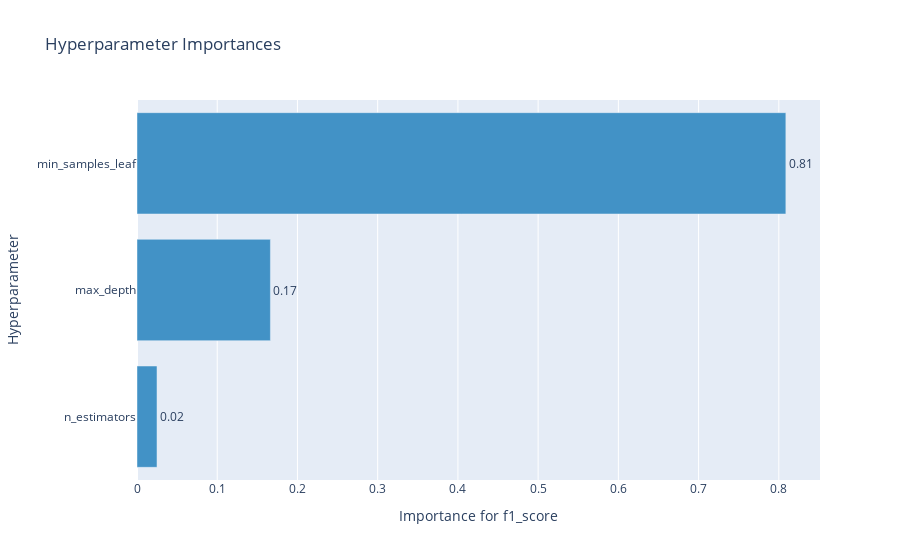

Notebook code cell kept with this figure:
### Markdown cell above
График важности гиперпараметров - помогает понять, какие гиперпараметры вносят больший вклад в минимизацию/максимизацию метрики.

### Code cell
optuna.visualization.plot_param_importances(study, target_name="f1_score")

### Figure 1 — Plotly figure (JSON) as saved in the notebook; plotly's stock layout.template omitted (floating-point values rounded to 4 significant figures)
{"data": [{"cliponaxis": false, "hovertemplate": ["n_estimators (IntUniformDistribution): 0.024947719116772737<extra></extra>", "max_depth (IntUniformDistribution): 0.16627892365672695<extra></extra>", "min_samples_leaf (IntUniformDistribution): 0.8087733572265003<extra></extra>"], "marker": {"color": "rgb(66,146,198)"}, "orientation": "h", "text": ["0.024947719116772737", "0.16627892365672695", "0.8087733572265003"], "textposition": "outside", "texttemplate": "%{text:.2f}", "type": "bar", "x": [0.02495, 0.1663, 0.8088], "y": ["n_estimators", "max_depth", "min_samples_leaf"]}], "layout": {"showlegend": false, "title": {"text": "Hyperparameter Importances"}, "xaxis": {"title": {"text": "Importance for f1_score"}}, "yaxis": {"title": {"text": "Hyperparameter"}}}}
